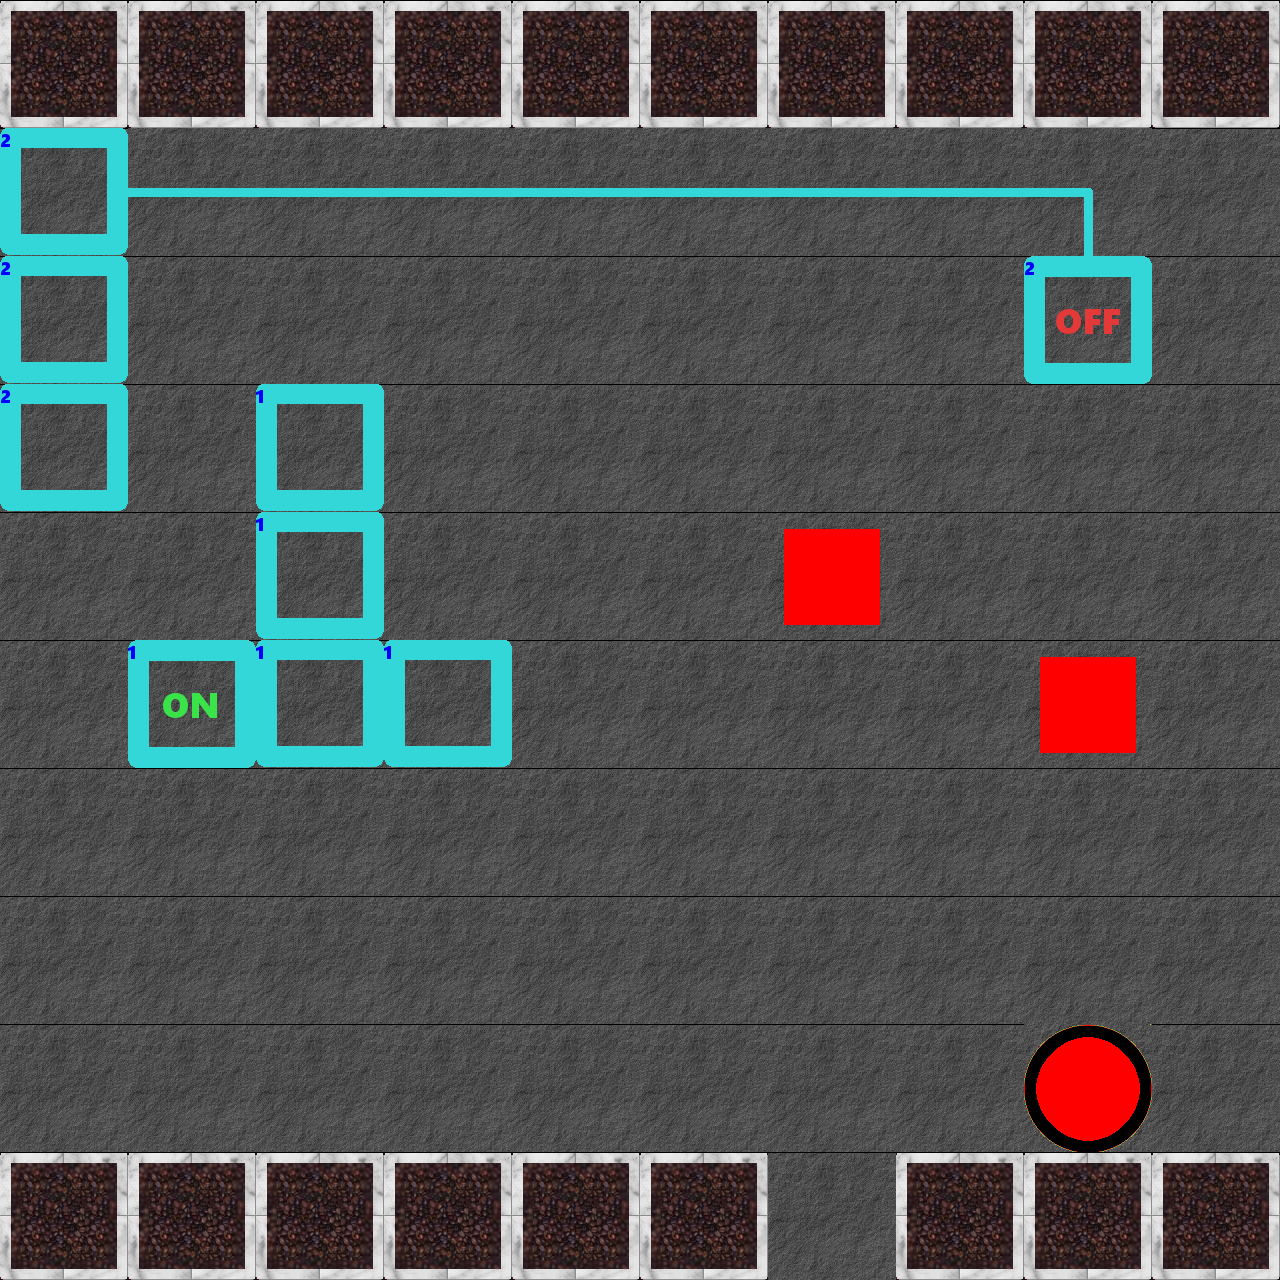

This is a level from a 2D game, rendered from its Tiled map with the project's own tilesets. A one-line summary and the complete map file follow:
An orthogonal 10x10 tile map with 128x128 px tiles, 2 tile layers (tiles, blocks).

<map version="1.0" orientation="orthogonal" width="10" height="10" tilewidth="128" tileheight="128">
 <properties>
  <property name="minMoves" value="6" />
 </properties>
 <tileset firstgid="1" name="blocks&amp;tiles" tilewidth="128" tileheight="128">
  <image source="../img/tiles_blocks.png" width="512" height="1024" />
 </tileset>
 <layer name="tiles" width="10" height="10">
  <data>
   <tile gid="3" />
   <tile gid="3" />
   <tile gid="3" />
   <tile gid="3" />
   <tile gid="3" />
   <tile gid="3" />
   <tile gid="3" />
   <tile gid="3" />
   <tile gid="3" />
   <tile gid="3" />
   <tile gid="31" />
   <tile gid="17" />
   <tile gid="17" />
   <tile gid="17" />
   <tile gid="17" />
   <tile gid="17" />
   <tile gid="17" />
   <tile gid="17" />
   <tile gid="19" />
   <tile gid="2" />
   <tile gid="31" />
   <tile gid="2" />
   <tile gid="2" />
   <tile gid="2" />
   <tile gid="2" />
   <tile gid="2" />
   <tile gid="2" />
   <tile gid="2" />
   <tile gid="30" />
   <tile gid="2" />
   <tile gid="31" />
   <tile gid="2" />
   <tile gid="27" />
   <tile gid="2" />
   <tile gid="2" />
   <tile gid="2" />
   <tile gid="2" />
   <tile gid="2" />
   <tile gid="2" />
   <tile gid="2" />
   <tile gid="2" />
   <tile gid="2" />
   <tile gid="27" />
   <tile gid="2" />
   <tile gid="2" />
   <tile gid="2" />
   <tile gid="2" />
   <tile gid="2" />
   <tile gid="2" />
   <tile gid="2" />
   <tile gid="2" />
   <tile gid="25" />
   <tile gid="27" />
   <tile gid="27" />
   <tile gid="2" />
   <tile gid="2" />
   <tile gid="2" />
   <tile gid="2" />
   <tile gid="2" />
   <tile gid="2" />
   <tile gid="2" />
   <tile gid="2" />
   <tile gid="2" />
   <tile gid="2" />
   <tile gid="2" />
   <tile gid="2" />
   <tile gid="2" />
   <tile gid="2" />
   <tile gid="2" />
   <tile gid="2" />
   <tile gid="2" />
   <tile gid="2" />
   <tile gid="2" />
   <tile gid="2" />
   <tile gid="2" />
   <tile gid="2" />
   <tile gid="2" />
   <tile gid="2" />
   <tile gid="2" />
   <tile gid="2" />
   <tile gid="2" />
   <tile gid="2" />
   <tile gid="2" />
   <tile gid="2" />
   <tile gid="2" />
   <tile gid="2" />
   <tile gid="2" />
   <tile gid="2" />
   <tile gid="9" />
   <tile gid="2" />
   <tile gid="3" />
   <tile gid="3" />
   <tile gid="3" />
   <tile gid="3" />
   <tile gid="3" />
   <tile gid="3" />
   <tile gid="2" />
   <tile gid="3" />
   <tile gid="3" />
   <tile gid="3" />
  </data>
 </layer>
 <layer name="blocks" width="10" height="10">
  <data>
   <tile gid="0" />
   <tile gid="0" />
   <tile gid="0" />
   <tile gid="0" />
   <tile gid="0" />
   <tile gid="0" />
   <tile gid="0" />
   <tile gid="0" />
   <tile gid="0" />
   <tile gid="0" />
   <tile gid="0" />
   <tile gid="0" />
   <tile gid="0" />
   <tile gid="0" />
   <tile gid="0" />
   <tile gid="0" />
   <tile gid="0" />
   <tile gid="0" />
   <tile gid="0" />
   <tile gid="0" />
   <tile gid="0" />
   <tile gid="0" />
   <tile gid="0" />
   <tile gid="0" />
   <tile gid="0" />
   <tile gid="0" />
   <tile gid="0" />
   <tile gid="0" />
   <tile gid="0" />
   <tile gid="0" />
   <tile gid="0" />
   <tile gid="0" />
   <tile gid="0" />
   <tile gid="0" />
   <tile gid="0" />
   <tile gid="0" />
   <tile gid="0" />
   <tile gid="0" />
   <tile gid="0" />
   <tile gid="0" />
   <tile gid="0" />
   <tile gid="0" />
   <tile gid="0" />
   <tile gid="0" />
   <tile gid="0" />
   <tile gid="0" />
   <tile gid="13" />
   <tile gid="0" />
   <tile gid="0" />
   <tile gid="0" />
   <tile gid="0" />
   <tile gid="0" />
   <tile gid="0" />
   <tile gid="0" />
   <tile gid="0" />
   <tile gid="0" />
   <tile gid="0" />
   <tile gid="0" />
   <tile gid="13" />
   <tile gid="0" />
   <tile gid="0" />
   <tile gid="0" />
   <tile gid="0" />
   <tile gid="0" />
   <tile gid="0" />
   <tile gid="0" />
   <tile gid="0" />
   <tile gid="0" />
   <tile gid="0" />
   <tile gid="0" />
   <tile gid="0" />
   <tile gid="0" />
   <tile gid="0" />
   <tile gid="0" />
   <tile gid="0" />
   <tile gid="0" />
   <tile gid="0" />
   <tile gid="0" />
   <tile gid="0" />
   <tile gid="0" />
   <tile gid="0" />
   <tile gid="0" />
   <tile gid="0" />
   <tile gid="0" />
   <tile gid="0" />
   <tile gid="0" />
   <tile gid="0" />
   <tile gid="0" />
   <tile gid="0" />
   <tile gid="0" />
   <tile gid="0" />
   <tile gid="0" />
   <tile gid="0" />
   <tile gid="0" />
   <tile gid="0" />
   <tile gid="0" />
   <tile gid="0" />
   <tile gid="0" />
   <tile gid="0" />
   <tile gid="0" />
  </data>
 </layer>
</map>